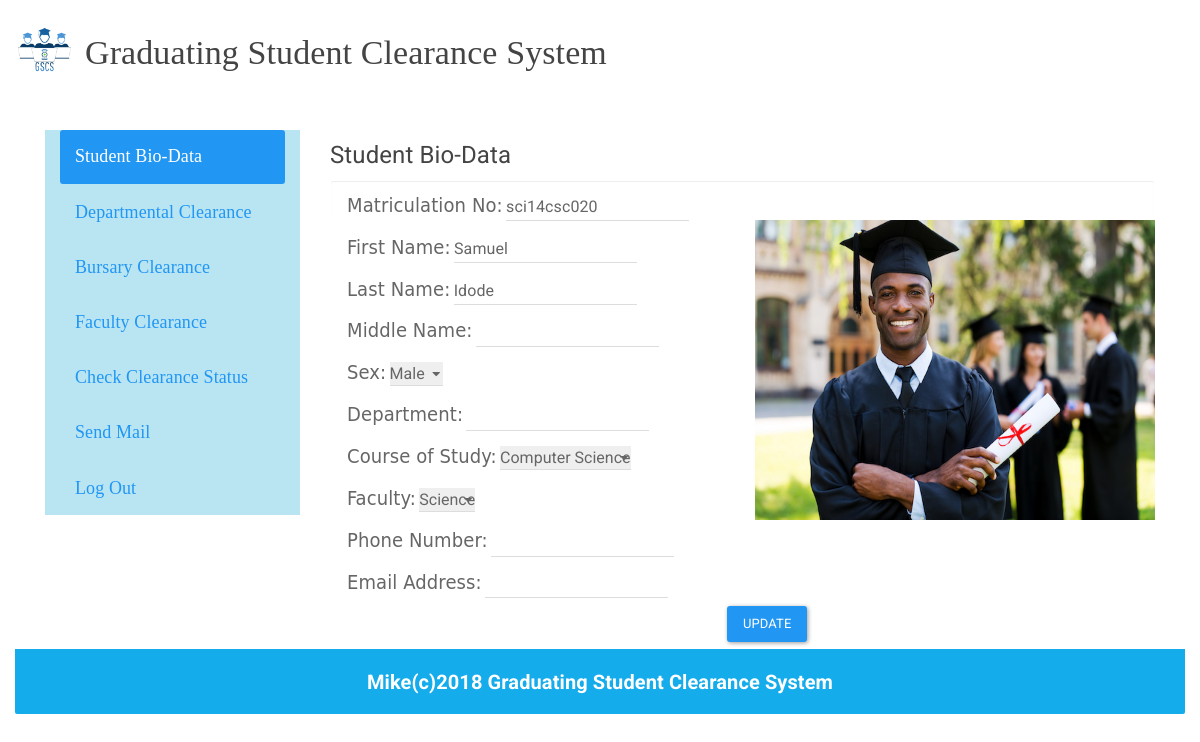
/reg.php (signed in), run on the app's committed database.
### tables this page shows
CREATE TABLE `adminreg` (
  `id` int(11) NOT NULL,
  `matric_no` varchar(50) NOT NULL,
  `password` varchar(50) NOT NULL,
  `hpassword` varchar(50) NOT NULL,
  `Status` varchar(50) NOT NULL,
  `f_name` varchar(250) NOT NULL,
  `l_name` varchar(250) NOT NULL,
  `m_name` varchar(250) NOT NULL,
  `sex` varchar(250) NOT NULL,
  `dept` varchar(250) NOT NULL,
  `cos` varchar(250) NOT NULL,
  `faculty` varchar(250) NOT NULL,
  `phone_no` varchar(250) NOT NULL,
  `e_mail` varchar(250) NOT NULL,
  `hodstatus` varchar(250) NOT NULL DEFAULT 'Pending',
  `burstatus` varchar(250) NOT NULL DEFAULT 'Pending',
  `falstatus` varchar(250) NOT NULL DEFAULT 'Pending',
  `library` varchar(255) NOT NULL DEFAULT 'Approved',
  `health` varchar(255) NOT NULL DEFAULT 'Approved',
  `sport` varchar(255) NOT NULL DEFAULT 'Approved',
  `security` varchar(255) NOT NULL DEFAULT 'Approved',
  `studentaffairs` varchar(255) NOT NULL DEFAULT 'Approved',
  `academicaffairs` varchar(255) NOT NULL DEFAULT 'Approved'
);

### reg.php (the view, shortened to what this page needs)
<?php
$conn = new MySQLi("localhost","root","","project");
?>
<!doctype html>
<html>
<head>
    <link rel="stylesheet" href="assets/css/user.css">
    <link rel="stylesheet" href="assets/bootstrap/css/bootstrap.min.css">
</head>
<body>
<div class="container-fluid">
     <div id="head" class="">
        <header>
        <img src="img/gscs.png" alt="GSCS Logo" style="width:5%; height:100%">
        <h3 id="ful">Graduating Student Clearance System</h3>
        </header>
    </div>
    <br>
    <br>
     <nav class="navbar navbar-default">
		<div class="container-fluid">
            <div class="col-md-3" style="border:; background:;">
            <div style="background-color:#b9e5f3;" class="collapse navbar-collapse" id="bs-example-navbar-collapse-1">
            	<ul class="nav nav-pills nav-stacked" style="padding-left:0px; font-family:Cambria, 'Hoefler Text', 'Liberation Serif', Times, 'Times New Roman', serif; font-size:18px;">
                <li class="active"><a href="reg.php">Student Bio-Data</a></li>
                <li><a href="dept-clr.php">Departmental Clearance</a></li>
                <li><a href="bur-clr.php">Bursary Clearance</a></li>
                <li><a href="fal-clr.php">Faculty Clearance</a></li>
                <li><a href="status.php">Check Clearance Status</a></li>
                <li><a href="send-mail.php">Send Mail</a></li>
                <li><a href="#">Log Out</a></li>
                </ul>
          	</div>
            </div>
       <div class="col-md-9">
        <div>
          <img src="img/g.jpeg"  style="width: 400px; height: 300px; float: right; margin-top: 90px; background: transparent;">
        </div>
       	<?php
							$userid = $_SESSION['userid'];
							$query= "SELECT * FROM adminreg WHERE id ='$userid'";
							$relt = $conn->query($query);
							if ($relt->num_rows === 1) {
							while($row=$relt->fetch_assoc()){
							$matno=$row['matric_no'];
							$fname=$row['f_name'];
							$lname=$row['l_name'];
							$mname = $row['m_name'];
							$sex = $row['sex'];
							$dept = $row['dept'];
							$cos = $row['cos'];
							$fal = $row['faculty'];
							$phone = $row['phone_no'];
							$email = $row['e_mail'];
							?>
       <h4>Student Bio-Data</h4>
       <form style="padding-left:0%;" class="form-group" action="" method="post">
       <div class="form-control">
       <label for="fn">Matriculation No: </label>
       <input type="text" id="fn"  name="mno" value="<?php echo $matno;?>"></input>
       <br>
       <label for="fn">First Name: </label>
       <input type="text" id="fn"  name="fname" value="<?php echo $fname;?>"></input>
       <br>
       <label for="fn">Last Name: </label>
       <input type="text" id="fn"  name="lname" value="<?php echo $lname; ?>"></input>
       <br>
       <label for="fn">Middle Name: </label>
       <input type="text" id="fn"  name="mname" value="<?php echo $mname; ?>"></input>
       <br>
       <label for="fn">Sex: </label>
       <select id="fn" name="sex" value="<?php echo $sex; ?>">
       		<option>Male</option>
       </select>
       <br>
       <label for="fn">Department: </label>
       <input type="text" id="fn"  name="dept" value="<?php echo $dept; ?>"></input>
       <br>
       <label for="fn">Course of Study: </label>
       <select id="fn" name="cos" value="<?php echo $cos; ?>">
       		<option>Computer Science</option>
       </select>
       <br>
       <label for="fn">Faculty: </label>
       <select id="fn" name="fal" value="<?php echo $fal; ?>">
       		<option>Science</option>
       </select>
       <br>
       <label for="fn">Phone Number: </label>
       <input type="text" id="fn" name="phone" maxlength="11" value=<?php echo $phone; ?>></input>
      	<br>
       <label for="fn">Email Address: </label>
       <input type="email" id="fn"  name="email" value="<?php echo $email;?>"></input>
      	<br>
       <button style="margin-left:380px;" class="btn btn-primary" name="sub">Update</button>
       </div>
    </form>
    </div>
<?php }
							}
							?>
</div>
<footer class="panel-footer" style="background-color:#15ACEC; margin-top:11%;">
<h5 style="text-align:center; color:white"><strong>Mike(c)2018 Graduating Student Clearance System</strong></h5>
</footer>
</body>
</html>

### assets/css/user.css (style rules this page uses)
#ful { font-family:Cambria, "Hoefler Text", "Liberation Serif", Times, "Times New Roman", serif; margin-top:-45px; margin-left:70px; }
#head { margin-top:20px; }
.navbar { box-shadow: 0px 0px 0px #fff !important; background-color:#4F23E5; }
label { font-size:20px; font-family:"Gill Sans", "Gill Sans MT", "Myriad Pro", "DejaVu Sans Condensed", Helvetica, Arial, sans-serif; }

### data on the page
adminreg: mno "sci14csc020", fname "Samuel", lname "Idode", sex "Male", cos "Computer Science", fal "Science"
